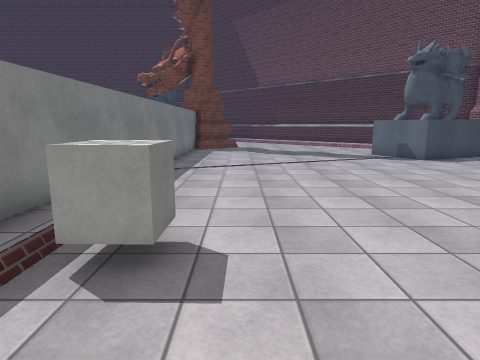
View 1 (above)

16 first-person views from a walk through a 3-D level made in the Unity game engine. The camera is 1.5 m above the floor, tilts 10° down and sees 75° across. The floor is counted in squares, 1 m on a side. Each view is taken from the middle of a square. On the plan, view 1 faces up. The plan holds only what a view shows up to about 15 squares ahead; the rest is blank. The place goes on beyond the plan. Surface patterns are stand-ins for the level's own textures.

View 2
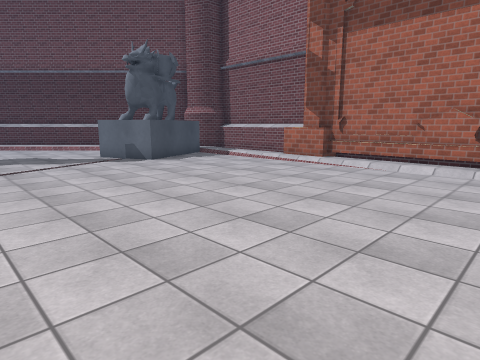

View 3
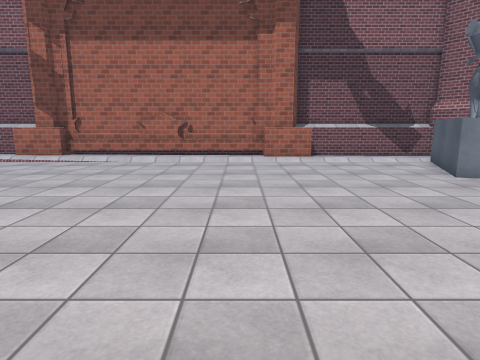

View 4
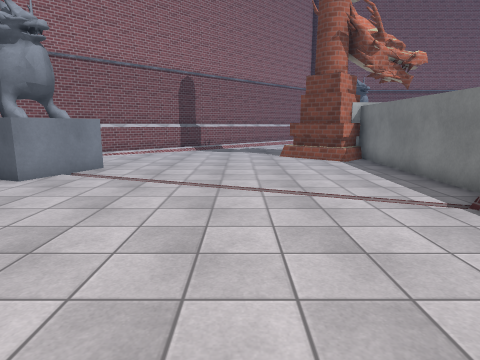

View 5
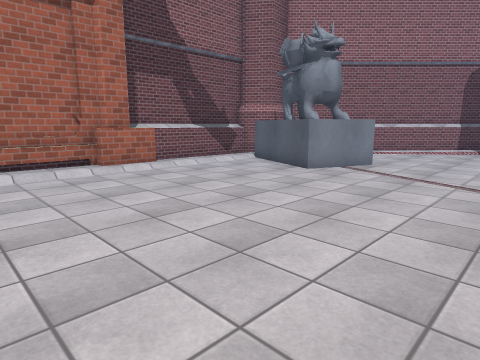

View 6
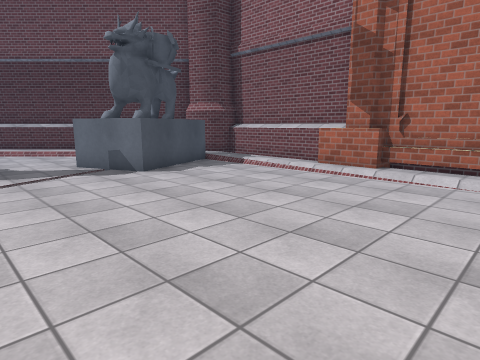

View 7
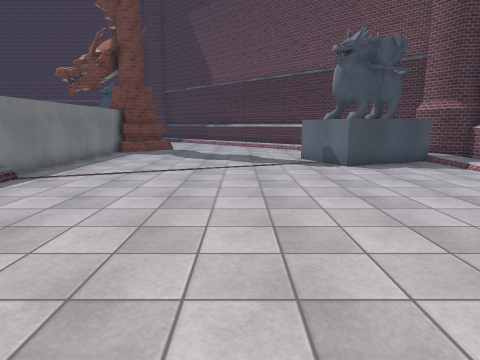

View 8
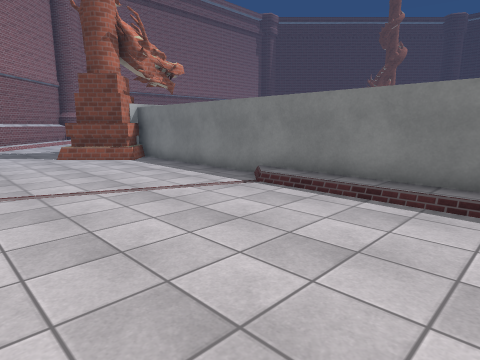

View 9
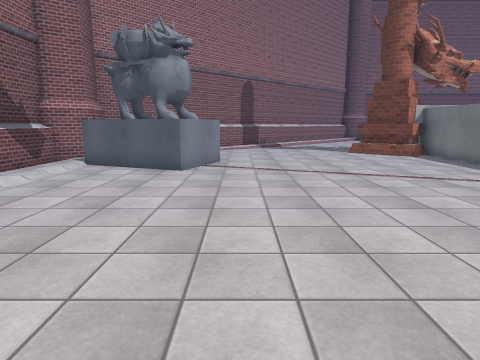

View 10
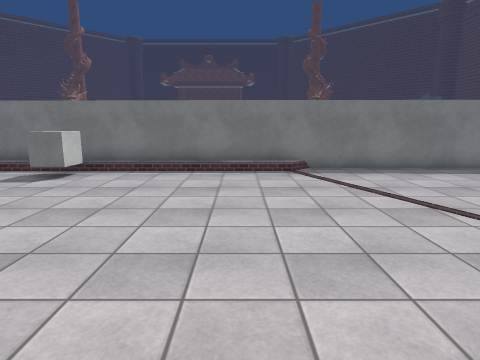

View 11
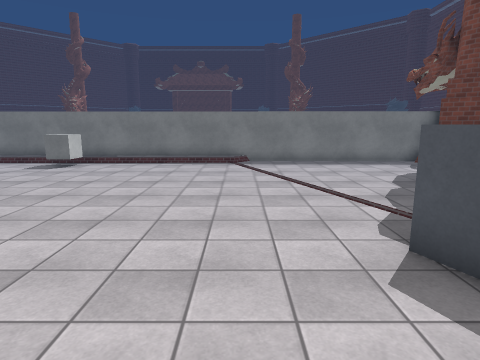

View 12
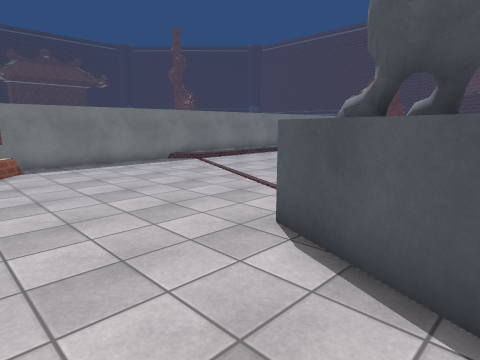

View 13
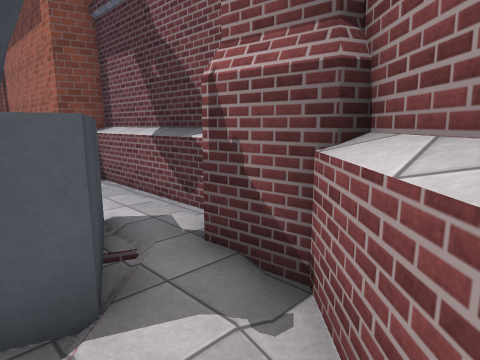

View 14
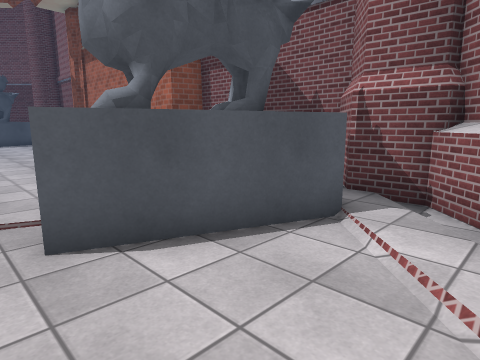

View 15
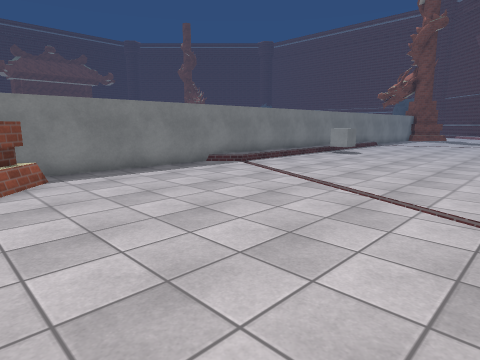

View 16
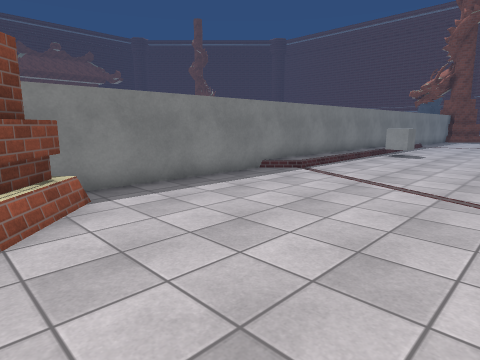

### Floor plan
Key: @ floor where view 1 was taken; # wall or solid block; . main floor; : floor 0.25 m higher than the main floor; - floor 0.25 m lower than the main floor; / step, stairs or slope; = window, fence, low wall or low ledge; ^ raised ledge; C cube; O other object.
Columns run from 4 left of view 1 to 14 right of it. Each row starts with its distance up from view 1.
 17  #              ##
 16  #.........OO OO ##
 15  #.........OOOOOO/#
 14  #..........OOO.//#
 13  #.....-....O...//#
 12  #...-..........//#
 11  #..............//#
 10  #............../^#
  9  #............../#
  8  #............../#
  7  #............../#
  6  #............../=
  5  #............../=
  4  #CC............/#
  3  #CC............/#
  2  #............../#
  1  #............../=
  0  #..@.........../=
 -1  #............../#
 -2  #............../#
 -3  #............../^#
 -4  #..............//#
 -5  #...-..........//#
 -6 ##..........O.../:#
 -7 #.........//OOO./.#
 -8 #..........OOOOOO.#
 -9 #..........OOOOO..#
-10 #............OOO.##
-11 #............././#
-12 ####........./:/##
-13 #####......./:/##

Where each view was taken, in squares from view 1:
view 1: 0 up, 0 right, facing up
view 2: 1 up, 1 right, facing up-right
view 3: 0 up, 1 left, facing right
view 4: 2 up, 2 right, facing down
view 5: 3 up, 2 right, facing down-right
view 6: 4 up, 3 right, facing up-right
view 7: 2 up, 4 right, facing up
view 8: 2 up, 4 right, facing down-left
view 9: 4 up, 6 right, facing down
view 10: 9 up, 8 right, facing left
view 11: 11 up, 12 right, facing left
view 12: 13 down, 10 right, facing up-left
view 13: 13 down, 10 right, facing up-right
view 14: 13 down, 6 right, facing up-right
view 15: 13 down, 7 right, facing up-left
view 16: 13 down, 4 right, facing up-left
